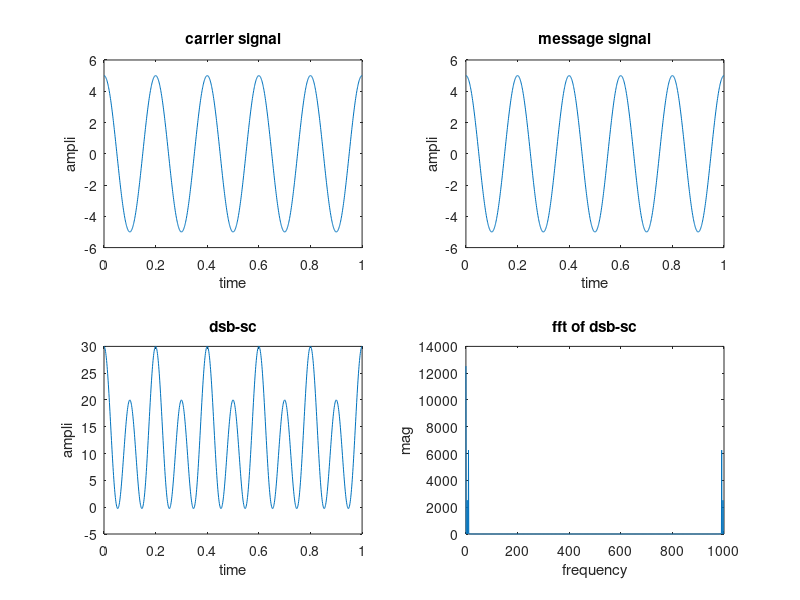

Reproduce this figure in MATLAB.
clc;
close all;
clear all;
%fs=input('enter sampling freq');
t=0:0.001:1;
am=input('enter the message sgl amp');
ac=input('enter the carrier sgl amp');
fm=input('enter the message sgl fre');
fc=input('enter the carrier sgl fre');
m=am*cos(2*pi*fm*t);
c=fm*cos(2*pi*fc*t);
d=m.*c;
a=c.*(1+m);
subplot(2,2,1);
plot(t,c);
xlabel('time');
ylabel('ampli');
title('carrier signal');
subplot(2,2,2);
plot(t,m);
xlabel('time');
ylabel('ampli');
title('message signal');
subplot(2,2,3);
plot(t,a);
xlabel('time');
ylabel('ampli');
title('dsb-sc');
fs=0:1:1000;
D=fft(a);
subplot(2,2,4);
plot(fs,abs(D));
xlabel('frequency');
ylabel('mag');
title('fft of dsb-sc');
